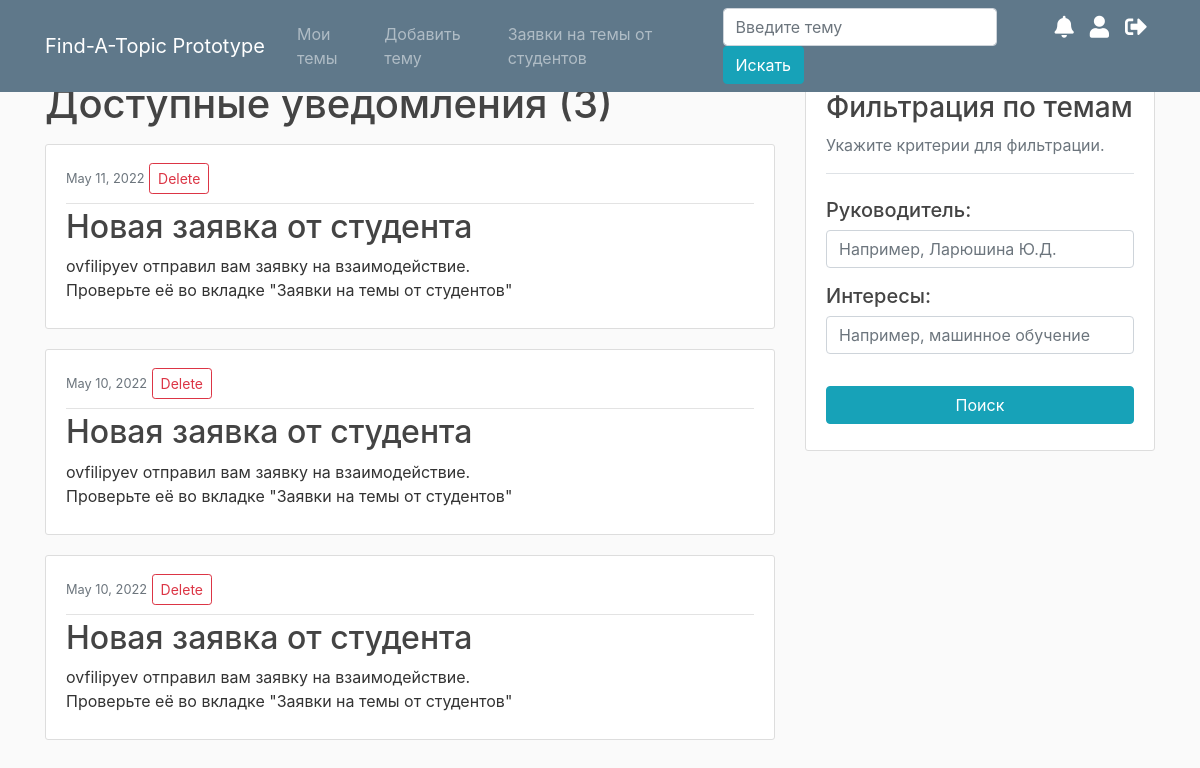
The app's page /notifications/ (signed in), older data.
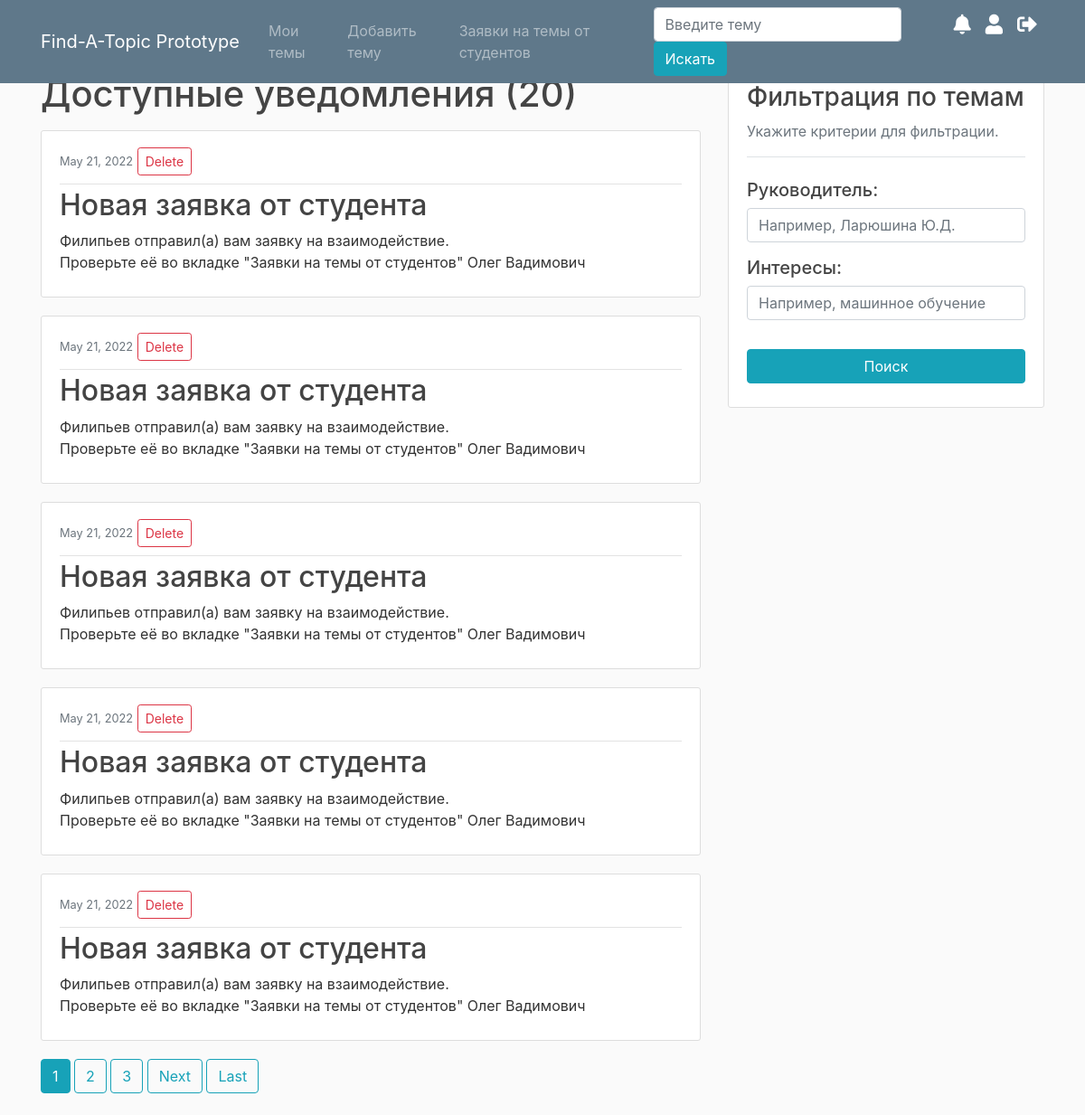
The same page, newer data.
### test_app/models.py (models this page shows, shortened)
class Notification(models.Model):
    receiver = models.ForeignKey(User, on_delete=models.CASCADE)
    title = models.CharField(max_length=100)
    content = models.TextField()
    date_created = models.DateTimeField(default=timezone.now)

### test_app/views.py (the view)
# urls.py: path('notifications/', NotificationListView.as_view(), name='notifications'),
class NotificationListView(LoginRequiredMixin, ListView):
    model = Notification
    template_name = 'test_app/notifications.html'
    page_kwarg = 'test_app/base.html'
    context_object_name = 'notifications'
    paginate_by = 5
    def get_queryset(self):
        return Notification.objects.filter(receiver=self.request.user).order_by('-date_created')

### test_app/templates/test_app/notifications.html (shortened to what this page needs)
{% extends "test_app/base.html" %}
{% block content %}
    {% if page_obj.paginator.count == 0 %}
    <h1 class="mb-3">У вас нет уведомлений!</h1>
        <p>Все важное отобразится здесь. <a href="{% url 'topics' %}">Перейти на главную страницу.</a></p>
    {% else %}
    <h1 class="mb-3">Доступные уведомления ({{ page_obj.paginator.count }})</h1>
    {% endif %}
    {% for notification in notifications %}
        <article class="media content-section">
            <div class="media-body">
                <div class="article-metadata">
                    <small class="text-muted">{{ notification.date_created|date:"F d, Y" }}</small>
                    <a class="btn btn-outline-danger btn-sm mt-2 mb-2" href="{% url 'notification-delete' notification.id %}">Delete</a>
                </div>
                <h2><a class="article-title">{{ notification.title }}</a></h2>
                <p class="article-content">{{ notification.content }}</p>
            </div>
        </article>
    {% endfor %}
    {% if is_paginated %}
        {% for num in page_obj.paginator.page_range %}
            {% if page_obj.number == num %}
                <a class="btn btn-info mb-4" href="?page={{ num }}">{{ num }}</a>
            {% elif num > page_obj.number|add:'-3' and num < page_obj.number|add:'3' %}
                <a class="btn btn-outline-info mb-4" href="?page={{ num }}">{{ num }}</a>
            {% endif %}
        {% endfor %}
        {% if page_obj.has_next %}
            <a class="btn btn-outline-info mb-4" href="?page={{ page_obj.next_page_number }}">Next</a>
            <a class="btn btn-outline-info mb-4" href="?page={{ page_obj.paginator.num_pages }}">Last</a>
        {% endif %}
    {% endif %}
{% endblock content %}

Row changes from the older to the newer data that the page shows:
no longer on this page (row unchanged): Notification: date_created "May 11, 2022", title "Новая заявка от студента", content "ovfilipyev отправил вам заявку на взаимодействие. Проверьте её во вкладке \"Заявки на темы от студентов\""
no longer on this page (row unchanged): Notification: date_created "May 10, 2022", title "Новая заявка от студента", content "ovfilipyev отправил вам заявку на взаимодействие. Проверьте её во вкладке \"Заявки на темы от студентов\""
no longer on this page (row unchanged): Notification: date_created "May 10, 2022", title "Новая заявка от студента", content "ovfilipyev отправил вам заявку на взаимодействие. Проверьте её во вкладке \"Заявки на темы от студентов\""
added Notification: date_created "May 21, 2022", title "Новая заявка от студента", content "Филипьев отправил(а) вам заявку на взаимодействие. Проверьте её во вкладке \"Заявки на темы от студентов\" Олег Вадимович"
added Notification: date_created "May 21, 2022", title "Новая заявка от студента", content "Филипьев отправил(а) вам заявку на взаимодействие. Проверьте её во вкладке \"Заявки на темы от студентов\" Олег Вадимович"
added Notification: date_created "May 21, 2022", title "Новая заявка от студента", content "Филипьев отправил(а) вам заявку на взаимодействие. Проверьте её во вкладке \"Заявки на темы от студентов\" Олег Вадимович"
added Notification: date_created "May 21, 2022", title "Новая заявка от студента", content "Филипьев отправил(а) вам заявку на взаимодействие. Проверьте её во вкладке \"Заявки на темы от студентов\" Олег Вадимович"
added Notification: date_created "May 21, 2022", title "Новая заявка от студента", content "Филипьев отправил(а) вам заявку на взаимодействие. Проверьте её во вкладке \"Заявки на темы от студентов\" Олег Вадимович"
Text that changed along with them:
{{ page_obj.paginator.count }}: "3" → "20"
new list line: "1"
new list line: "2"
new list line: "3"
text now shown: "Next Last"
